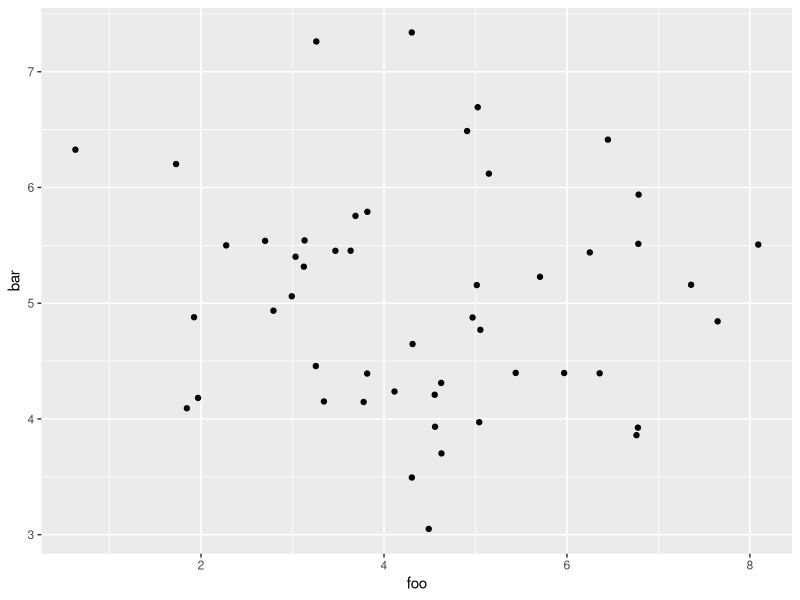
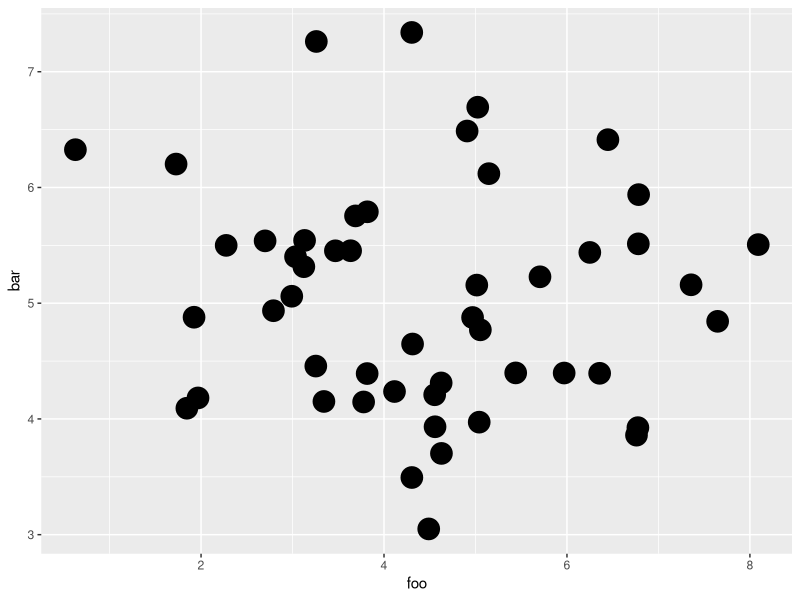
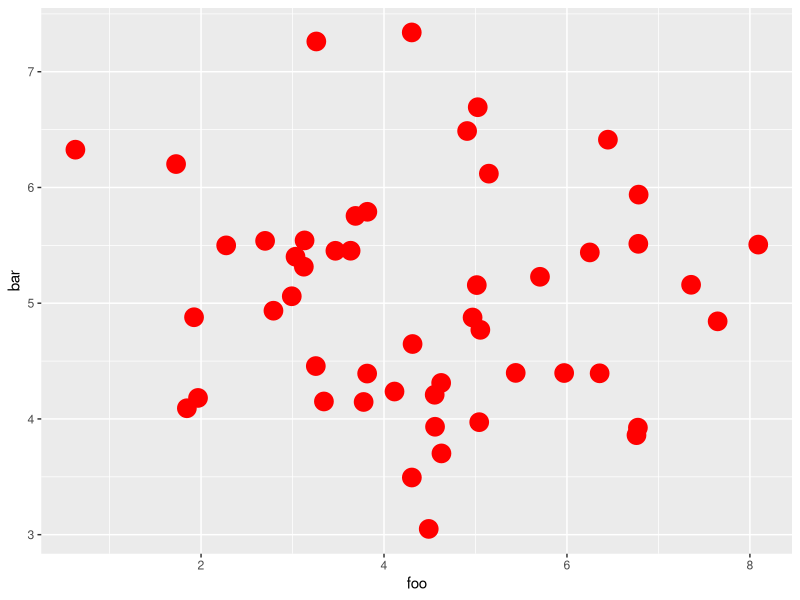
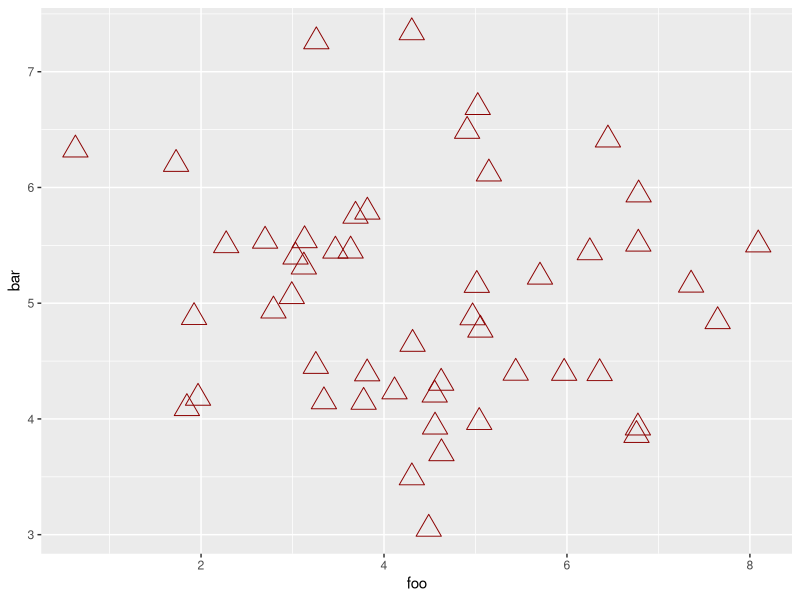
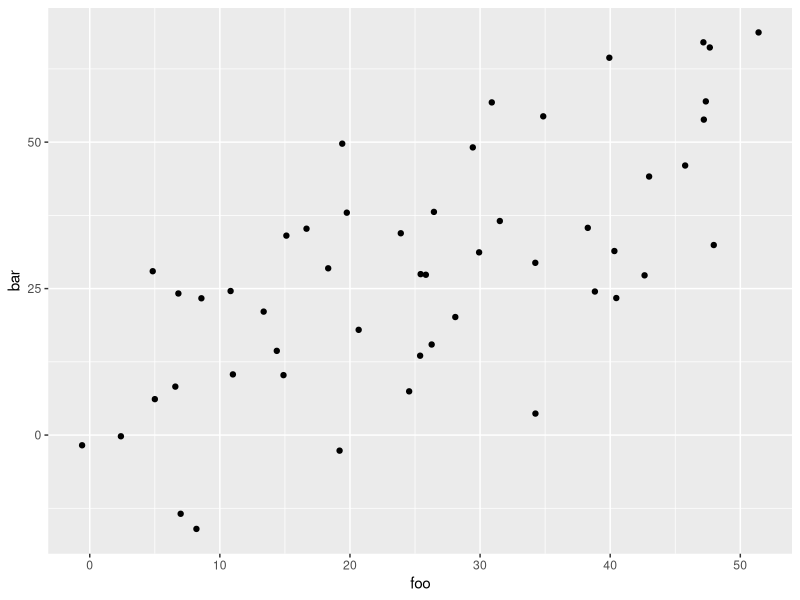
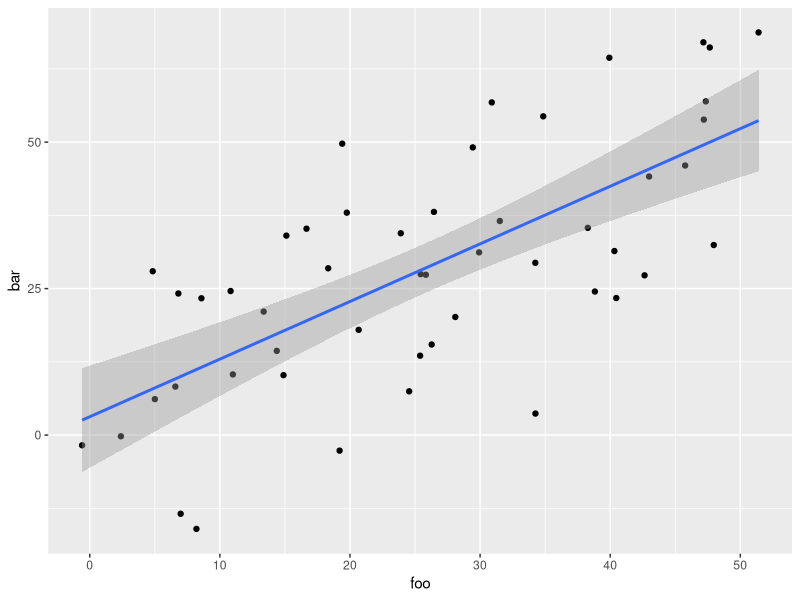
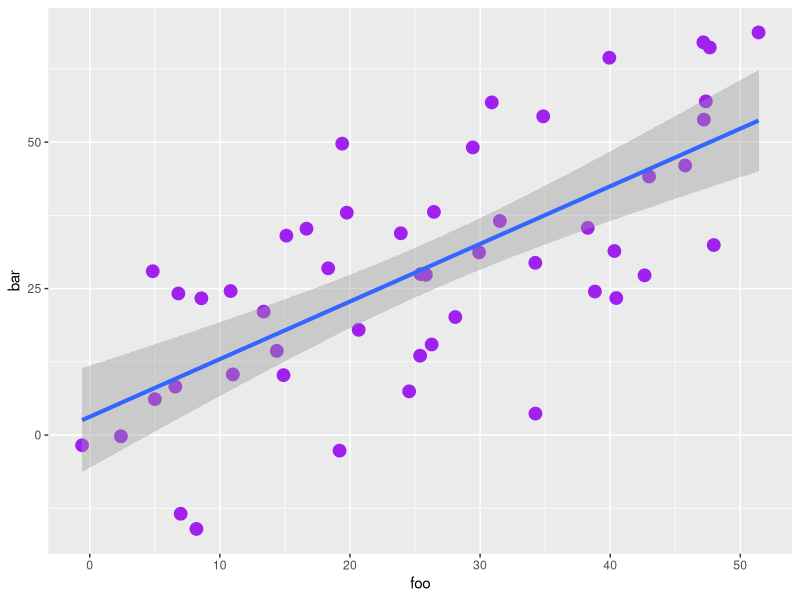

Here is the R script that generated these plots, in order:
library(ggplot2)

## DUMMY DATA SET
set.seed(11)
df.test_data <- data.frame(foo = rnorm(50, mean=5, sd=2),
                           bar = rnorm(50, mean=5, sd=1)
)

## BASIC SCATTERPLOT
ggplot(data=df.test_data, aes(x=foo, y=bar)) + # adding a layer
  geom_point()

## CHANGE SIZE
ggplot(data=df.test_data, aes(x=foo, y=bar)) +
  geom_point(size=7) # set size

## CHANGE COLOR
# useful with multiple layers
ggplot(data=df.test_data, aes(x=foo, y=bar)) + 
  geom_point(color="red", size=6) # set size and color

## HOLLOW POINTS (Point style)
# by default, points are solid
ggplot(data=df.test_data, aes(x=foo, y=bar)) + # adding a layer
  geom_point(shape=2, size=6, color="dark red") # set shapes and sizes

### REGRESSION LINE
###----------------
set.seed(41)
df.test_data <- data.frame(foo = 1:50 + rnorm(50, sd=2),
                           bar = 1:50 + rnorm(50, sd=14))

## BASIC PLOT
ggplot(data=df.test_data, aes(x=foo, y=bar)) + 
  geom_point()

## ADD REGRESSION LINE
ggplot(data=df.test_data, aes(x=foo, y=bar)) + 
  geom_point() +
  geom_smooth(method=lm) # add line, method=linear model

## WITH COLOR
ggplot(data=df.test_data, aes(x=foo, y=bar)) + 
  geom_point(color="purple", size=4) +
  geom_smooth(method=lm, size=1.4)

